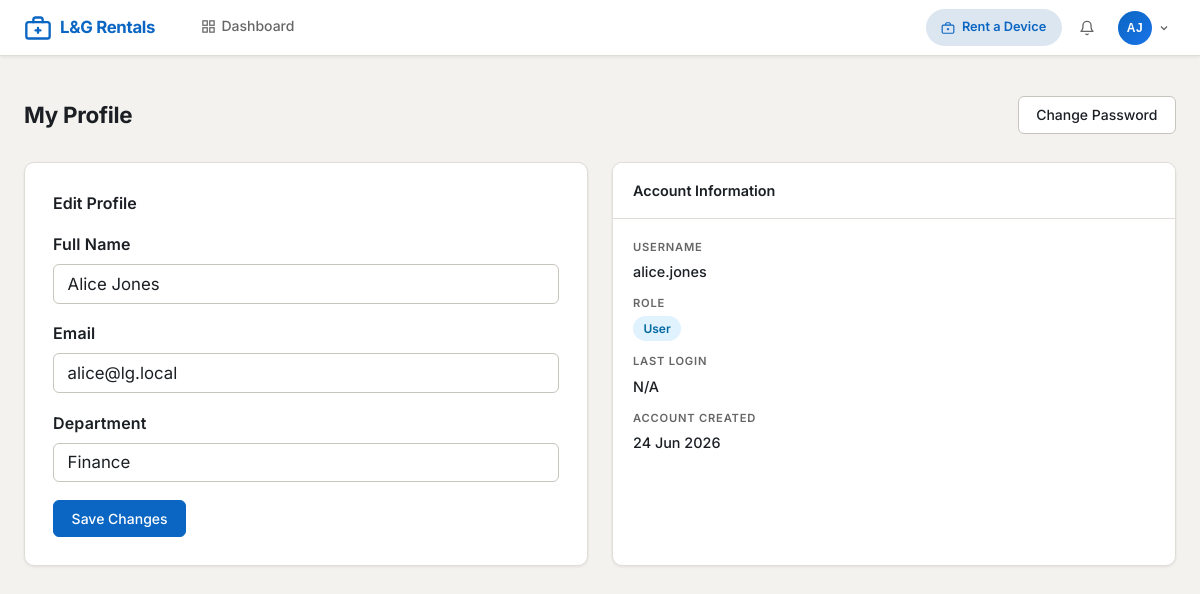
Page /auth/profile (signed in) on the committed database.
### app/models/__init__.py (models this page shows, shortened)
class User(UserMixin, db.Model):
    __tablename__ = 'users'
    id = db.Column(db.Integer, primary_key=True)
    username = db.Column(db.String(64), unique=True, nullable=False, index=True)
    email = db.Column(db.String(120), unique=True, nullable=False, index=True)
    password_hash = db.Column(db.String(256), nullable=False)
    role = db.Column(db.String(20), nullable=False, default='user')
    is_active = db.Column(db.Boolean, default=True, nullable=False)
    full_name = db.Column(db.String(120), nullable=False)
    department = db.Column(db.String(80))
    phone = db.Column(db.String(20))
    failed_login_count = db.Column(db.Integer, default=0, nullable=False)
    locked_until = db.Column(db.DateTime, nullable=True)
    created_at = db.Column(db.DateTime, default=datetime.utcnow, nullable=False)
    updated_at = db.Column(db.DateTime, default=datetime.utcnow, onupdate=datetime.utcnow)
    last_login = db.Column(db.DateTime, nullable=True)
    raised_tickets = db.relationship('Ticket', foreign_keys='Ticket.raised_by_id', backref='raised_by', lazy='dynamic')
    assigned_tickets = db.relationship('Ticket', foreign_keys='Ticket.assigned_to_id', backref='assigned_to', lazy='dynamic')
    assigned_assets = db.relationship('Asset', foreign_keys='Asset.assigned_to_id', backref='assigned_to', lazy='dynamic')
    comments = db.relationship('Comment', backref='author', lazy='dynamic')
    audit_logs = db.relationship('AuditLog', backref='user', lazy='dynamic')
    @property
    def is_admin(self):
        return self.role == 'admin'
    @property
    def is_guest(self):
        return self.role == 'guest'

### app/routes/auth.py (the view, shortened to what this page needs)
@auth_bp.route('/profile', methods=['GET', 'POST'])
@login_required
def profile():
    form = EditProfileForm(obj=current_user)
    return render_template('auth/profile.html', form=form)

### app/utils/forms.py
class EditProfileForm(FlaskForm):
    full_name = StringField('Full Name', validators=[
        DataRequired(), Length(min=2, max=120), no_html,
    ])
    email = StringField('Email', validators=[DataRequired(), Email(), Length(max=120)])
    department = StringField('Department', validators=[Optional(), Length(max=80), no_html])
    submit = SubmitField('Save Changes')

### app/utils/security.py (called while the page is built)
def apply_security_headers(response):
    response.headers['X-Content-Type-Options'] = 'nosniff'
    response.headers['X-Frame-Options'] = 'DENY'
    response.headers['X-XSS-Protection'] = '1; mode=block'
    response.headers['Referrer-Policy'] = 'strict-origin-when-cross-origin'
    csp_directives = current_app.config.get('CSP_DIRECTIVES', {})
    if csp_directives:
        csp_string = '; '.join(
            f"{key} {value}" for key, value in csp_directives.items()
        )
        response.headers['Content-Security-Policy'] = csp_string
    if not current_app.debug:
        response.headers['Strict-Transport-Security'] = \
            'max-age=31536000; includeSubDomains'
    response.headers['Permissions-Policy'] = \
        'camera=(), microphone=(), geolocation=()'
    return response

### app/templates/auth/profile.html (shortened to what this page needs)
{% extends "base.html" %}
{% block content %}
<div class="page-header">
    <h1 class="page-title">My Profile</h1>
    <a href="{{ url_for('auth.change_password') }}" class="btn btn-outline">Change Password</a>
</div>
<div style="display:grid;grid-template-columns:1fr 1fr;gap:1.5rem;">
    <div class="form-card">
        <h2 style="font-size:1rem;font-weight:600;margin-bottom:1rem;">Edit Profile</h2>
        <form method="POST">
            <div class="form-group">{{ form.full_name.label }}{{ form.full_name() }}{% for e in form.full_name.errors %}<div class="field-error">{{e}}</div>{% endfor %}</div>
            <div class="form-group">{{ form.email.label }}{{ form.email() }}{% for e in form.email.errors %}<div class="field-error">{{e}}</div>{% endfor %}</div>
            <div class="form-group">{{ form.department.label }}{{ form.department() }}</div>
            <button type="submit" class="btn btn-primary">Save Changes</button>
        </form>
    </div>
    <div class="card">
        <div class="card-header">Account Information</div>
        <div class="card-body">
            <div class="detail-item" style="margin-bottom:.75rem;">
                <div class="detail-label">Username</div>
                <div class="detail-value">{{ current_user.username }}</div>
            </div>
            <div class="detail-item" style="margin-bottom:.75rem;">
                <div class="detail-label">Role</div>
                <div class="detail-value"><span class="badge {% if current_user.is_admin %}badge-admin-role{% else %}badge-user-role{% endif %}">{{ current_user.role | capitalize }}</span></div>
            </div>
            <div class="detail-item" style="margin-bottom:.75rem;">
                <div class="detail-label">Last Login</div>
                <div class="detail-value">{{ current_user.last_login.strftime('%d %b %Y %H:%M') if current_user.last_login else 'N/A' }}</div>
            </div>
            <div class="detail-item">
                <div class="detail-label">Account Created</div>
                <div class="detail-value">{{ current_user.created_at.strftime('%d %b %Y') }}</div>
            </div>
        </div>
    </div>
</div>
{% endblock %}

### app/static/css/main.css (style rules this page uses)
*, *::before, *::after { box-sizing: border-box; margin: 0; padding: 0; }
:root { --primary: #0a66c2; --primary-dk: #004182; --primary-lt: #dce6f0; --accent: #1a73e8; --secondary: #1c2b4a; --success: #057642; --success-lt: #e8f5ee; --danger: #cc1016; --danger-lt: #fdecea; --warning: #b35a00; --warning-lt: #fff3e0; --info: #0277bd; --info-lt: #e1f0fa; --bg: #f3f2ef; --surface: #ffffff; --border: #e0ddd8; --border-dk: #c8c4be; --text: #1b1f23; --text-muted: #666666; --text-light: #999999; --radius: 6px; --radius-lg: 10px; --shadow-sm: 0 1px 3px rgba(0,0,0,.08); --shadow: 0 2px 8px rgba(0,0,0,.09), 0 1px 2px rgba(0,0,0,.05); --shadow-md: 0 4px 16px rgba(0,0,0,.11), 0 2px 4px rgba(0,0,0,.06); --shadow-lg: 0 8px 32px rgba(0,0,0,.13); }
body { font-family: 'Inter', system-ui, -apple-system, sans-serif; background: var(--bg); color: var(--text); line-height: 1.6; font-size: 14px; -webkit-font-smoothing: antialiased; }
.page-header { display: flex; align-items: center; justify-content: space-between; margin-bottom: 1.75rem; flex-wrap: wrap; gap: .75rem; }
.page-title { font-size: 1.4rem; font-weight: 700; color: var(--text); letter-spacing: -.3px; }
.card { background: var(--surface); border: 1px solid var(--border); border-radius: var(--radius-lg); box-shadow: var(--shadow-sm); overflow: hidden; }
.card-header { padding: 1rem 1.25rem; border-bottom: 1px solid var(--border); font-weight: 600; font-size: .9rem; color: var(--text); display: flex; align-items: center; justify-content: space-between; background: var(--surface); }
.card-body { padding: 1.25rem; }
.badge { display: inline-flex; align-items: center; gap: .25rem; padding: .2rem .65rem; border-radius: 99px; font-size: .75rem; font-weight: 600; white-space: nowrap; }
.badge-user-role { background: #e0f2fe; color: #0369a1; }
.btn { display: inline-flex; align-items: center; gap: .4rem; padding: .5rem 1.1rem; border: 1px solid transparent; border-radius: var(--radius); font-size: .875rem; font-weight: 500; cursor: pointer; text-decoration: none; transition: background .12s, box-shadow .12s, border-color .12s; white-space: nowrap; font-family: inherit; line-height: 1.4; }
.btn-primary { background: var(--primary); color: #fff; border-color: var(--primary); }
.btn-outline { background: var(--surface); border-color: var(--border-dk); color: var(--text); }
.form-card { background: var(--surface); border: 1px solid var(--border); border-radius: var(--radius-lg); box-shadow: var(--shadow-sm); padding: 1.75rem; max-width: 720px; }
.form-group { margin-bottom: 1.1rem; }
.form-group label { display: block; font-size: 1rem; font-weight: 600; color: var(--text); margin-bottom: .4rem; letter-spacing: .01em; }
.form-group input, .form-group select, .form-group textarea { width: 100%; padding: .55rem .85rem; border: 1px solid var(--border-dk); border-radius: var(--radius); font-size: 1.05rem; color: var(--text); background: var(--surface); transition: border-color .15s, box-shadow .15s; font-family: inherit; appearance: none; }
.form-group input::placeholder { color: var(--text-light); }
.detail-item .detail-label { font-size: .7rem; text-transform: uppercase; letter-spacing: .07em; color: var(--text-muted); font-weight: 600; margin-bottom: .2rem; }
.detail-item .detail-value { font-size: .9rem; color: var(--text); font-weight: 500; }

### rows in the picture
User: full_name "Alice Jones", email "alice@lg.local", department "Finance", username "alice.jones", role "User", last_login "N/A", created_at "24 Jun 2026"

### other values in the picture
{{ parts[0][0]|upper }} "A"
{{ parts[-1][0]|upper }} "J"
